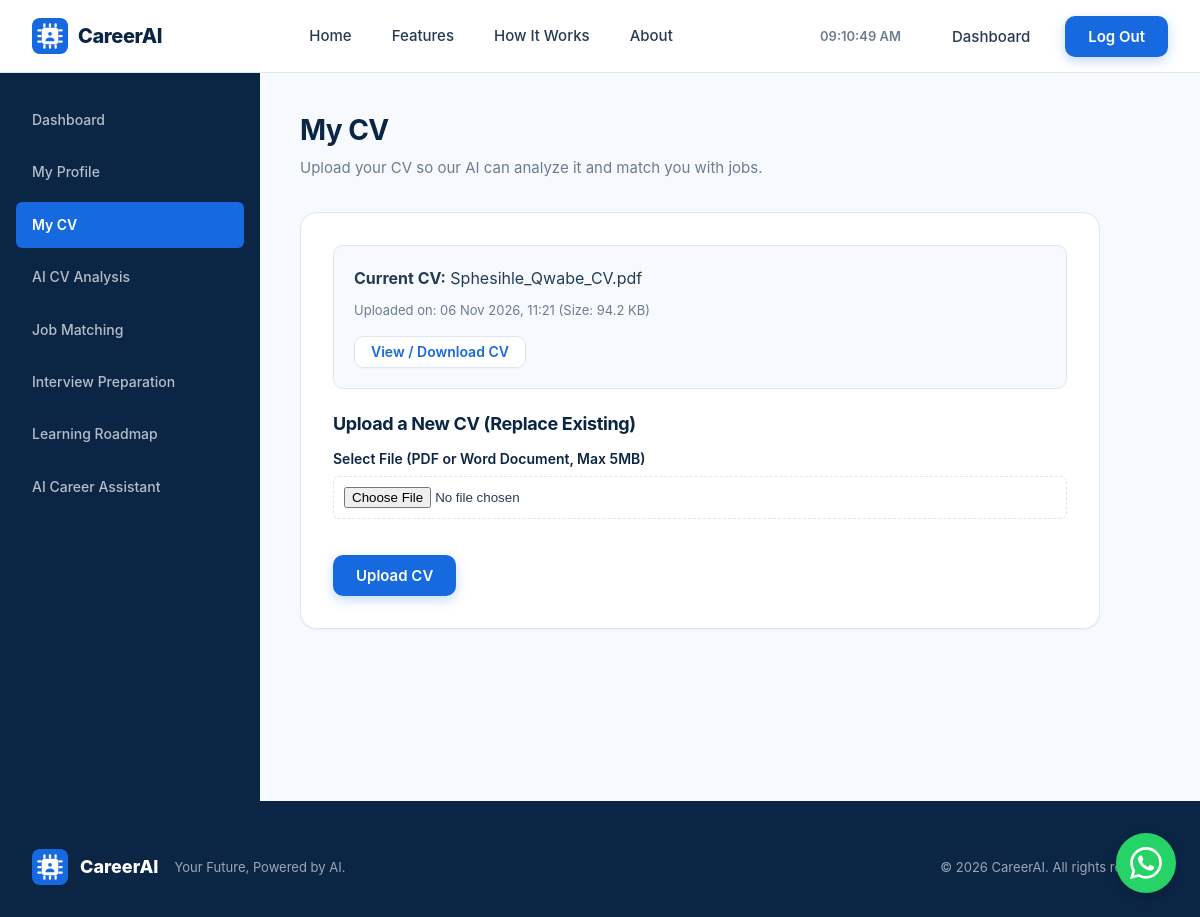
The app's page /pages/cv.php (signed in) with its own data.
### tables this page shows
CREATE TABLE `cvs` (
  `id` int(10) UNSIGNED NOT NULL,
  `user_id` int(10) UNSIGNED NOT NULL,
  `original_filename` varchar(255) NOT NULL,
  `stored_filename` varchar(255) NOT NULL,
  `file_size` int(10) UNSIGNED NOT NULL,
  `file_type` varchar(50) NOT NULL,
  `uploaded_at` datetime NOT NULL DEFAULT current_timestamp()
);

### includes/functions.php (called while the page is built, shortened)
<?php
function url($path = '')
{
    $path = ltrim($path, '/');
    return rtrim(SITE_URL, '/') . '/' . $path;
}
function e($value)
{
    return htmlspecialchars((string) $value, ENT_QUOTES, 'UTF-8');
}

### pages/cv.php (the view, shortened to what this page needs)
<?php
require_once __DIR__ . '/../config/database.php';
$userId = $_SESSION['user_id'];
$stmt = $conn->prepare('SELECT * FROM cvs WHERE user_id = ? ORDER BY uploaded_at DESC LIMIT 1');
$stmt->bind_param('i', $userId);
$stmt->execute();
$existingCv = $stmt->get_result()->fetch_assoc();
require_once __DIR__ . '/../includes/header.php';
?>
<div class="dashboard-wrapper">
    <?php require_once __DIR__ . '/../includes/dashboard_sidebar.php'; ?>
    <main class="dash-content" id="main-content">
        <div class="dash-header">
            <h1>My CV</h1>
            <p>Upload your CV so our AI can analyze it and match you with jobs.</p>
        </div>
        <div class="dash-card">
            <?php if ($existingCv): ?>
                <div style="margin-bottom: 24px; padding: 20px; background: var(--very-light-bg); border-radius: var(--radius-md); border: 1px solid var(--border-color);">
                    <p style="margin-bottom: 8px; font-size: 16px;"><strong>Current CV:</strong> <?php echo e($existingCv['original_filename']); ?></p>
                    <p style="font-size: 13px; color: var(--secondary-text); margin-bottom: 16px;">
                        Uploaded on: <?php echo date('d M Y, H:i', strtotime($existingCv['uploaded_at'])); ?>
                        (Size: <?php echo round($existingCv['file_size'] / 1024, 1); ?> KB)
                    </p>
                    <a href="<?php echo url('pages/download_cv.php?id=' . $existingCv['id']); ?>" target="_blank" class="btn btn-outline" style="padding: 8px 16px; font-size: 14px;">
                        View / Download CV
                    </a>
                </div>
                <h3 style="font-size: 18px; margin-bottom: 12px;">Upload a New CV (Replace Existing)</h3>
            <?php else: ?>
                <h3 style="font-size: 18px; margin-bottom: 12px;">Upload Your CV</h3>
            <?php endif; ?>
            <form method="POST" action="<?php echo url('pages/cv.php'); ?>" enctype="multipart/form-data">
                <div class="form-group">
                    <label for="cv_file">Select File (PDF or Word Document, Max 5MB)</label>
                    <input type="file" id="cv_file" name="cv_file" accept=".pdf,.doc,.docx" required style="padding: 10px; border: 1px dashed var(--border-color); width: 100%; border-radius: var(--radius-sm);">
                </div>
                <button type="submit" class="btn btn-primary" style="margin-top: 16px;">Upload CV</button>
            </form>
        </div>
    </main>
</div>
<?php require_once __DIR__ . '/../includes/footer.php'; ?>

### assets/css/style.css (style rules this page uses)
*, *::before, *::after { box-sizing: border-box; margin: 0; padding: 0; }
:root { --primary-blue: #1769E0; --primary-blue-dark: #1257C0; --dark-navy: #0B2545; --light-blue: #EDF5FF; --very-light-bg: #F6FAFF; --white: #FFFFFF; --main-text: #263B53; --secondary-text: #6C7D90; --success-green: #19A86B; --purple-accent: #7654D6; --border-color: #DCE7F2; --shadow-sm: 0 1px 2px rgba(11, 37, 69, 0.04); --shadow-md: 0 4px 12px rgba(11, 37, 69, 0.06); --shadow-lg: 0 12px 32px rgba(11, 37, 69, 0.10); --shadow-xl: 0 24px 60px rgba(11, 37, 69, 0.12); --radius-sm: 6px; --radius-md: 10px; --radius-lg: 16px; --radius-xl: 24px; }
html { scroll-behavior: smooth; -webkit-text-size-adjust: 100%; }
body { font-family: 'Inter', -apple-system, BlinkMacSystemFont, 'Segoe UI', Roboto, 'Helvetica Neue', Arial, sans-serif; font-size: 16px; line-height: 1.6; color: var(--main-text); background-color: var(--white); -webkit-font-smoothing: antialiased; -moz-osx-font-smoothing: grayscale; }
a { text-decoration: none; color: inherit; transition: color 0.2s ease; }
h1, h2, h3, h4, h5, h6 { color: var(--dark-navy); font-weight: 700; line-height: 1.25; letter-spacing: -0.02em; }
.btn { display: inline-flex; align-items: center; justify-content: center; gap: 8px; font-family: inherit; font-size: 15px; font-weight: 600; line-height: 1; padding: 12px 22px; border-radius: var(--radius-md); border: 1px solid transparent; cursor: pointer; transition: all 0.2s ease; white-space: nowrap; }
.btn-primary { background-color: var(--primary-blue); color: var(--white); box-shadow: 0 4px 12px rgba(23, 105, 224, 0.25); }
.btn-outline { background-color: var(--white); color: var(--primary-blue); border-color: var(--border-color); box-shadow: var(--shadow-sm); }

### assets/css/dashboard.css (style rules this page uses)
.dashboard-wrapper { display: flex; min-height: calc(100vh - 72px); background-color: var(--very-light-bg); }
.dash-content { flex: 1; padding: 40px; overflow-y: auto; }
.dash-header { margin-bottom: 32px; }
.dash-header h1 { font-size: 28px; color: var(--dark-navy); margin-bottom: 8px; }
.dash-header p { color: var(--secondary-text); font-size: 15px; }
.dash-card { background-color: var(--white); border: 1px solid var(--border-color); border-radius: var(--radius-lg); padding: 32px; box-shadow: var(--shadow-sm); max-width: 800px; }
.dash-card .form-group { margin-bottom: 20px; }
.dash-card label { display: block; font-size: 14px; font-weight: 600; color: var(--dark-navy); margin-bottom: 6px; }

### records on screen
cvs: original_filename "Sphesihle_Qwabe_CV.pdf", uploaded_at "06 Nov 2026, 11:21", $existingCv['file_size']/1024 "94.2"

### other values on screen
SITE_NAME "CareerAI"
SITE_TAGLINE "Your Future, Powered by AI"
